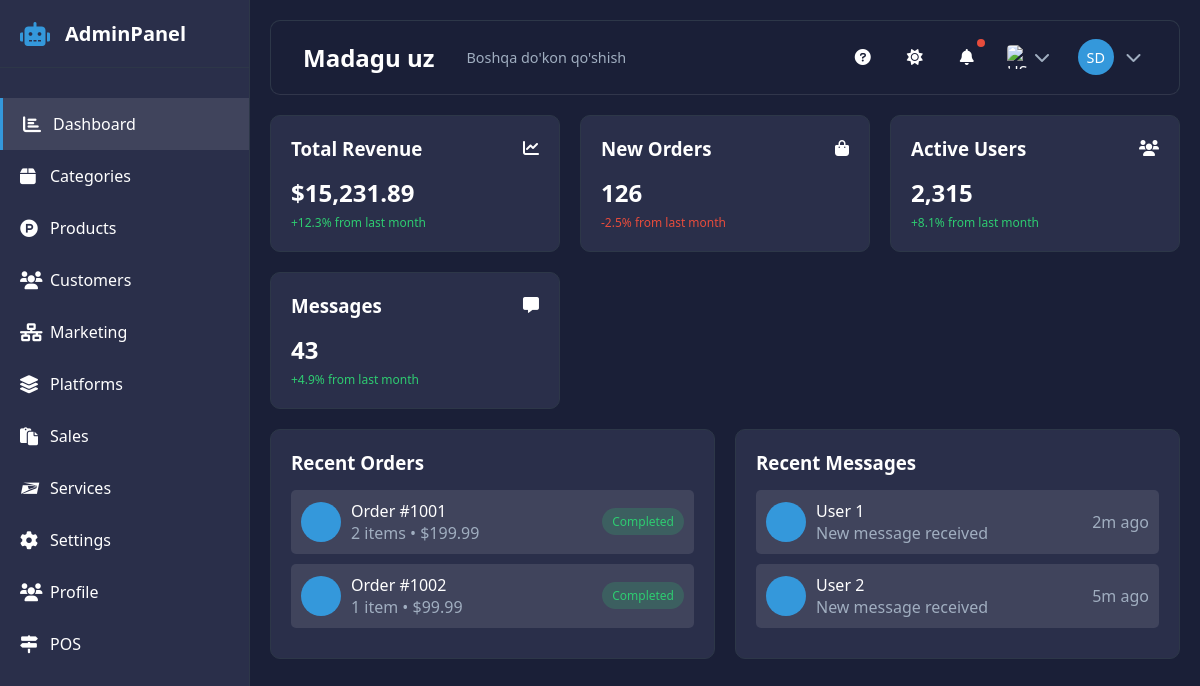
The app's page /shops/dashboard (signed in), older data.
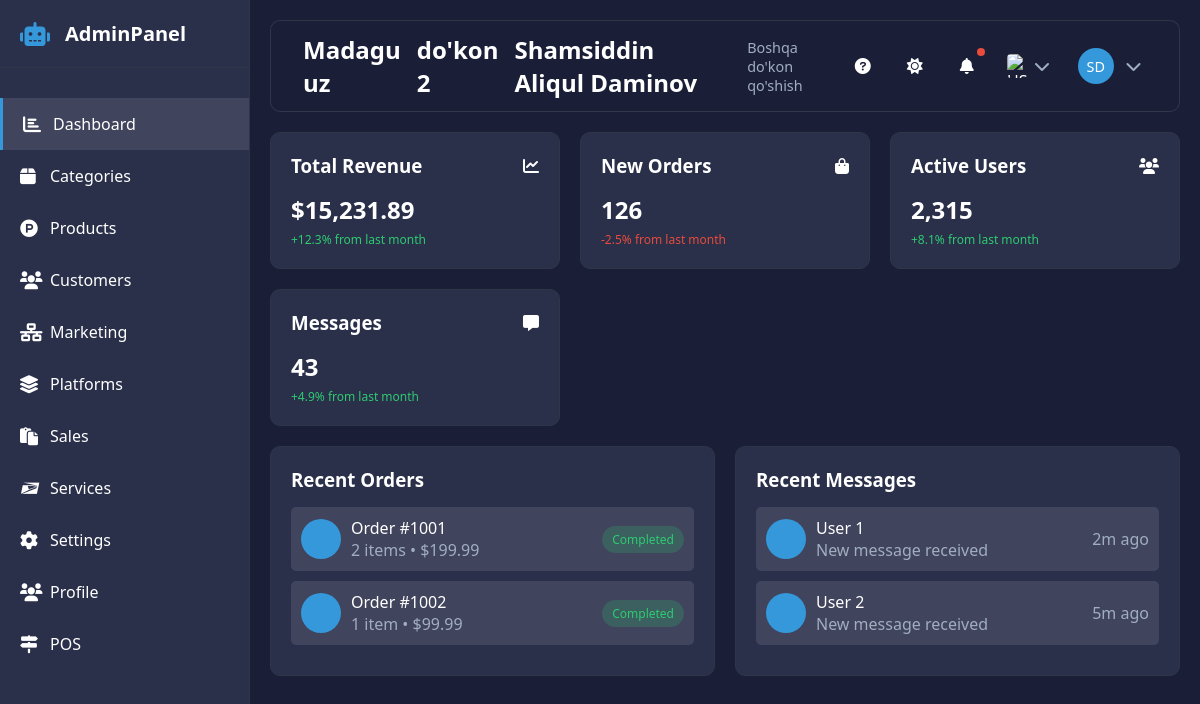
The same page, newer data.
### apps/shops/models.py (models this page shows)
class Shop(CreatedBaseModel):  # ✅
    class Status(TextChoices):
        ACTIVE = 'active', 'Active'  # Faol
        IN_ACTIVE = 'inactive', 'Inactive'  # Faol emas
    name = models.CharField("Do'kon nomi", max_length=55)
    phone = models.CharField("Biznes telefon raqami", max_length=50)
    phone_number = models.CharField("Telefon raqami", max_length=50)
    country = models.ForeignKey("shops.Country", CASCADE, verbose_name="Ro'yxatdan o'tgan davlat")
    languages = models.ManyToManyField("shops.Language", blank=True, verbose_name="Til")
    services = models.ManyToManyField('orders.Service', through='orders.ShopService')
    shop_category = models.ForeignKey("shops.ShopCategory", CASCADE, verbose_name="Kategoriyalar")
    status = models.CharField(max_length=8, choices=Status.choices, db_default=Status.ACTIVE)
    currency = models.ForeignKey("shops.Currency", CASCADE, verbose_name="Pul birligi")
    plan = models.ForeignKey('users.Plan', CASCADE, related_name='view', )
    owner = models.ForeignKey('users.User', CASCADE, related_name='view')
    lat = models.FloatField('Location lat', blank=True, null=True)
    lon = models.FloatField('Location lon', blank=True, null=True)
    starts_at = models.TimeField('Dan', blank=True, null=True)
    ends_at = models.TimeField('Gacha', blank=True, null=True)
    has_terminal = models.BooleanField(db_default=True)
    about_us = models.TextField("Biz haqimizda", null=True, blank=True)
    facebook = models.URLField("Facebook", max_length=255, null=True, blank=True)
    instagram = models.URLField("Instagram", max_length=255, null=True, blank=True)
    telegram = models.URLField('Telegram', max_length=255, null=True, blank=True)
    email = models.URLField("Elektron pochta", max_length=255, null=True, blank=True)
    address = models.CharField('Manzil', max_length=500, null=True, blank=True)
    is_new_products_show = models.BooleanField("'Yangi mahsulotlar' sahifasini ko'rsatish", default=False,
                                               db_default=False)
    is_popular_products_show = models.BooleanField("Ommabop mahsulotlar' sahifasini ko'rsatish", default=False,
                                                   db_default=False)
    attachments = GenericRelation('shops.Attachment', 'record_id', blank=True)
    shop_logo = GenericRelation('shops.Attachment', 'record_id', blank=True)
    favicon_image = GenericRelation('shops.Attachment', 'record_id', blank=True)
    slider_images = GenericRelation('shops.Attachment', 'record_id', blank=True)

### apps/shops/views/base.py (the view)
# urls.py: path('dashboard', BasedTemplateView.as_view(), name='shop'),
class BasedTemplateView(LoginRequiredMixin, TemplateView):
    template_name = 'apps/base.html'

### templates/apps/base.html (shortened to what this page needs)
{% load static %}
<!DOCTYPE html>
<html lang="en" data-theme="dark">
<head>
    <link rel="stylesheet" href="https://cdnjs.cloudflare.com/ajax/libs/font-awesome/6.0.0-beta3/css/all.min.css">
    <link rel="stylesheet" href="{% static 'apps/shop/dashboard /dashboard.css' %}">
</head>
<body>
<div class="sidebar" id="sidebar">
    <div class="logo-container">
        <i class="fas fa-robot"></i>
        <span class="logo-text">AdminPanel</span>
    </div>
    <ul class="nav-links">
        <li>
            <a href="#" class="active">
                <i class="fas fa-chart-bar"></i>
                <span>Dashboard</span>
            </a>
        </li>
        <li>
            <a href="#">
                <i class="fas fa-box"></i>
                <span>Categories</span>
            </a>
        </li>
        <li>
            <a href="#">
                <i class="fa-brands fa-product-hunt"></i>
                <span>Products</span>
            </a>
        </li>
        <li>
            <a href="#" class="dropdown-toggle">
                <i class="fa-solid fa-users"></i>
                <span>Customers</span>
            </a>
        </li>
        <li>
            <a href="#" class="dropdown-toggle">
                <i class="fa-solid fa-network-wired"></i>
                <span>Marketing</span>
            </a>
        </li>
        <li>
            <a href="#" class="dropdown-toggle">
                <i class="fa-duotone fa-solid fa-layer-group"></i>
                <span>Platforms</span>
            </a>
        </li>
        <li>
            <a href="#">
                <i class="fa-solid fa-paste"></i>
                <span>Sales</span>
            </a>
        </li>
        <li>
            <a href="#">
                <i class="fa-brands fa-usps"></i>
                <span>Services</span>
            </a>
        </li>
        <li>
            <a href="#">
                <i class="fa-solid fa-gear"></i>
                <span>Settings</span>
            </a>
        </li>
        <li>
            <a href="#" class="dropdown-toggle">
                <i class="fa-solid fa-users"></i>
                <span>Profile</span>
            </a>
        </li>
        <li>
            <a href="#">
                <i class="fa-solid fa-signs-post"></i>
                <span>POS</span>
            </a>
        </li>
    </ul>
</div>
<div class="main-content" id="mainContent">
    <div class="top-bar">
        <div class="top-bar-left">
            {% for shop in user.view.all %}
                <a href="#" class="logo">{{ shop.name }}</a>
            {% empty %}
                <a href="#" class="logo">Do'kon topilmadi</a>
            {% endfor %}
            <a href="#" class="shop-select">Boshqa do'kon qo'shish</a>
        </div>
        <div class="top-bar-right">
            <div class="icon-button">
                <i class="fas fa-question-circle"></i>
            </div>
            <div class="icon-button" id="themeToggle">
                <i class="fas fa-moon"></i>
            </div>
            <div class="icon-button notification-icon">
                <i class="fas fa-bell"></i>
                <div class="notification-badge"></div>
            </div>
            <div class="language-selector">
                <img src="/path/to/your/flag/us_flag.png" alt="US Flag" class="language-flag">
                <i class="fas fa-chevron-down" style="margin-left: 4px; color: var(--text-secondary);"></i>
            </div>
            <div class="user-profile">
                <div class="avatar">SD</div>
                <i class="fas fa-chevron-down" style="color: var(--text-secondary);"></i>
            </div>
        </div>
    </div>
    <div class="stats-grid">
        <div class="stat-card">
            <div class="stat-card-header">
                <h3>Total Revenue</h3>
                <i class="fas fa-chart-line"></i>
            </div>
            <div class="stat-card-value">$15,231.89</div>
            <div class="stat-card-trend trend-up">+12.3% from last month</div>
        </div>
        <div class="stat-card">
            <div class="stat-card-header">
                <h3>New Orders</h3>
                <i class="fas fa-shopping-bag"></i>
            </div>
            <div class="stat-card-value">126</div>
            <div class="stat-card-trend trend-down">-2.5% from last month</div>
        </div>
        <div class="stat-card">
            <div class="stat-card-header">
                <h3>Active Users</h3>
                <i class="fas fa-users"></i>
            </div>
            <div class="stat-card-value">2,315</div>
            <div class="stat-card-trend trend-up">+8.1% from last month</div>
        </div>
        <div class="stat-card">
            <div class="stat-card-header">
                <h3>Messages</h3>
                <i class="fas fa-message"></i>
            </div>
            <div class="stat-card-value">43</div>
            <div class="stat-card-trend trend-up">+4.9% from last month</div>
        </div>
    </div>
    <div class="activity-grid">
        <div class="activity-card">
            <h3>Recent Orders</h3>
            <div class="activity-item">
                <div class="activity-item-left">
                    <div class="activity-avatar"></div>
                    <div>
                        <div>Order #1001</div>
                        <div style="color: var(--text-secondary);">2 items • $199.99</div>
                    </div>
                </div>
                <span class="status-badge status-completed">Completed</span>
            </div>
            <div class="activity-item">
                <div class="activity-item-left">
                    <div class="activity-avatar"></div>
                    <div>
                        <div>Order #1002</div>
                        <div style="color: var(--text-secondary);">1 item • $99.99</div>
                    </div>
                </div>
                <span class="status-badge status-completed">Completed</span>
            </div>
        </div>
        <div class="activity-card">
            <h3>Recent Messages</h3>
            <div class="activity-item">
                <div class="activity-item-left">
                    <div class="activity-avatar"></div>
                    <div>
                        <div>User 1</div>
                        <div style="color: var(--text-secondary);">New message received</div>
                    </div>
                </div>
                <span style="color: var(--text-secondary);">2m ago</span>
            </div>
            <div class="activity-item">
                <div class="activity-item-left">
                    <div class="activity-avatar"></div>
                    <div>
                        <div>User 2</div>
                        <div style="color: var(--text-secondary);">New message received</div>
                    </div>
                </div>
                <span style="color: var(--text-secondary);">5m ago</span>
            </div>
        </div>
    </div>
</div>
</body>
</html>

Row changes from the older to the newer data that the page shows:
added Shop: name "do'kon 2"
added Shop: name "Shamsiddin Aliqul Daminov"
